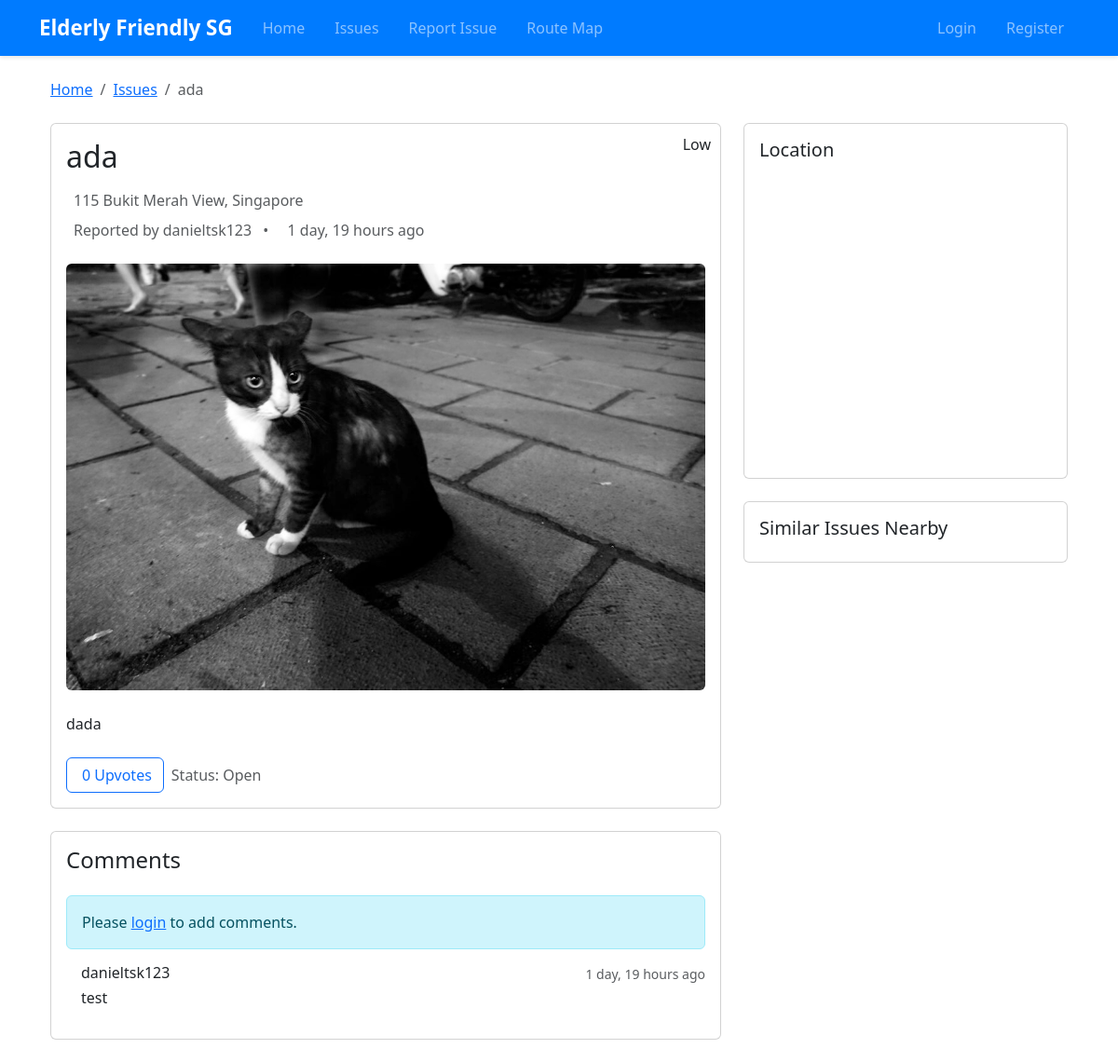
The app's page /issues/2/ with its own data.
### fypapp/models.py (models this page shows, shortened)
class AccessibilityIssue(models.Model):
    PRIORITY_CHOICES = [
        (1, 'Low'),
        (2, 'Medium'),
        (3, 'High'),
        (4, 'Critical')
    ]
    title = models.CharField(max_length=200)
    description = models.TextField()
    location = models.CharField(max_length=200)
    latitude = models.DecimalField(max_digits=9, decimal_places=6)
    longitude = models.DecimalField(max_digits=9, decimal_places=6)
    reported_by = models.ForeignKey(User, on_delete=models.CASCADE)
    created_at = models.DateTimeField(auto_now_add=True)
    updated_at = models.DateTimeField(auto_now=True)
    priority = models.IntegerField(choices=PRIORITY_CHOICES, default=1)
    status = models.CharField(max_length=50, default='Open')
    upvotes = models.ManyToManyField(User, related_name='upvoted_issues', blank=True)
    image = models.ImageField(upload_to='issue_images/', null=True, blank=True)
    @property
    def upvote_count(self):
        return self.upvotes.count()

class IssueComment(models.Model):
    issue = models.ForeignKey(AccessibilityIssue, on_delete=models.CASCADE, related_name='comments')
    user = models.ForeignKey(User, on_delete=models.CASCADE)
    content = models.TextField()
    created_at = models.DateTimeField(auto_now_add=True)

### fypapp/views.py (the view)
# urls.py: path('issues/<int:pk>/', views.issue_detail, name='issue_detail'),
def issue_detail(request, pk):
    issue = get_object_or_404(AccessibilityIssue, pk=pk)
    has_upvoted = False
    if request.user.is_authenticated:
        has_upvoted = issue.upvotes.filter(id=request.user.id).exists()
    context = {
        'issue': issue,
        'google_maps_api_key': settings.GOOGLE_MAPS_API_KEY,
        'has_upvoted': has_upvoted
    }
    return render(request, 'issue_detail.html', context)

### fypapp/templates/issue_detail.html (shortened to what this page needs)
{% extends 'base.html' %}
{% block content %}
<div class="container">
    <nav aria-label="breadcrumb" class="mb-4">
        <ol class="breadcrumb">
            <li class="breadcrumb-item"><a href="/">Home</a></li>
            <li class="breadcrumb-item"><a href="/issues">Issues</a></li>
            <li class="breadcrumb-item active">{{ issue.title }}</li>
        </ol>
    </nav>
    <div class="row">
        <div class="col-md-8">
            <div class="card mb-4">
                <div class="card-body">
                    <div class="d-flex justify-content-between align-items-start mb-3">
                        <h2 class="card-title mb-0">{{ issue.title }}</h2>
                        <span class="priority-badge">{{ issue.get_priority_display }}</span>
                    </div>
                    <div class="mb-4">
                        <p class="text-muted mb-2">
                            {{ issue.location }}
                        </p>
                        <p class="text-muted mb-2">
                            Reported by {{ issue.reported_by.username }}
                            <span class="mx-2">•</span>
                            {{ issue.created_at|timesince }} ago
                        </p>
                    </div>
                    {% if issue.image %}
                    <div class="mb-4">
                        <img src="{{ issue.image.url }}" alt="Issue Image" class="img-fluid rounded">
                    </div>
                    {% endif %}
                    <p class="card-text">{{ issue.description }}</p>
                    <div class="d-flex align-items-center mt-4">
                        <button id="upvoteBtn" class="btn btn-outline-primary me-2" onclick="toggleUpvote()">
                            <span id="upvoteCount">{{ issue.upvote_count }}</span> Upvotes
                        </button>
                        <span class="text-muted">Status: {{ issue.status }}</span>
                    </div>
                </div>
            </div>
            <div class="card">
                <div class="card-body">
                    <h4 class="card-title mb-4">Comments</h4>
                    {% if user.is_authenticated %}
                    <form id="commentForm" class="mb-4">
                        {% csrf_token %}
                        <div class="mb-3">
                            <textarea class="form-control" id="commentContent" rows="3" placeholder="Add a comment..." required></textarea>
                        </div>
                        <button type="submit" class="btn btn-primary">Post Comment</button>
                    </form>
                    {% else %}
                    <div class="alert alert-info">
                        Please <a href="{% url 'login' %}">login</a> to add comments.
                    </div>
                    {% endif %}
                    <div id="commentsList" class="comment-section">
                        {% for comment in issue.comments.all %}
                        <div class="d-flex mb-3">
                            <div class="flex-grow-1 ms-3">
                                <div class="d-flex justify-content-between">
                                    <h6 class="mb-1">{{ comment.user.username }}</h6>
                                    <small class="text-muted">{{ comment.created_at|timesince }} ago</small>
                                </div>
                                <p class="mb-0">{{ comment.content }}</p>
                            </div>
                        </div>
                        {% empty %}
                        <p class="text-muted text-center">No comments yet.</p>
                        {% endfor %}
                    </div>
                </div>
            </div>
        </div>
        <div class="col-md-4">
            <div class="card mb-4">
                <div class="card-body">
                    <h5 class="card-title">Location</h5>
                    <div id="map" style="height: 300px;" class="mb-3"></div>
                </div>
            </div>
            <div class="card">
                <div class="card-body">
                    <h5 class="card-title">Similar Issues Nearby</h5>
                </div>
            </div>
        </div>
    </div>
</div>
{% endblock %}

### fypapp/templates/base.html (style rules this page uses)
.priority-badge { position: absolute; top: 10px; right: 10px; }
#map { height: 400px; width: 100%; border-radius: 8px; }
.comment-section { max-height: 300px; overflow-y: auto; }

### records on screen
AccessibilityIssue: title "ada", priority "Low", location "115 Bukit Merah View, Singapore", reported_by.username "danieltsk123", created_at "1 day, 19 hours", image (picture), description "dada", upvote_count "0", status "Open"
IssueComment: user.username "danieltsk123", created_at "1 day, 19 hours", content "test"
